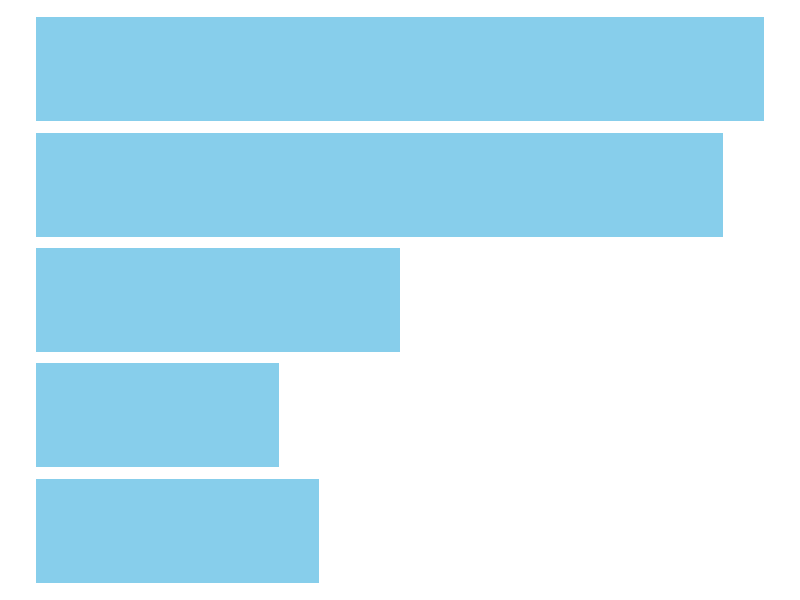
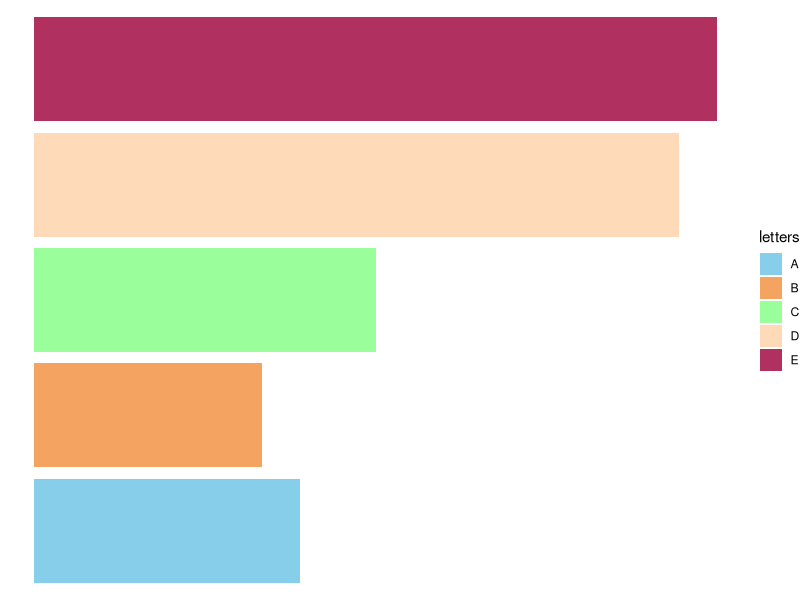
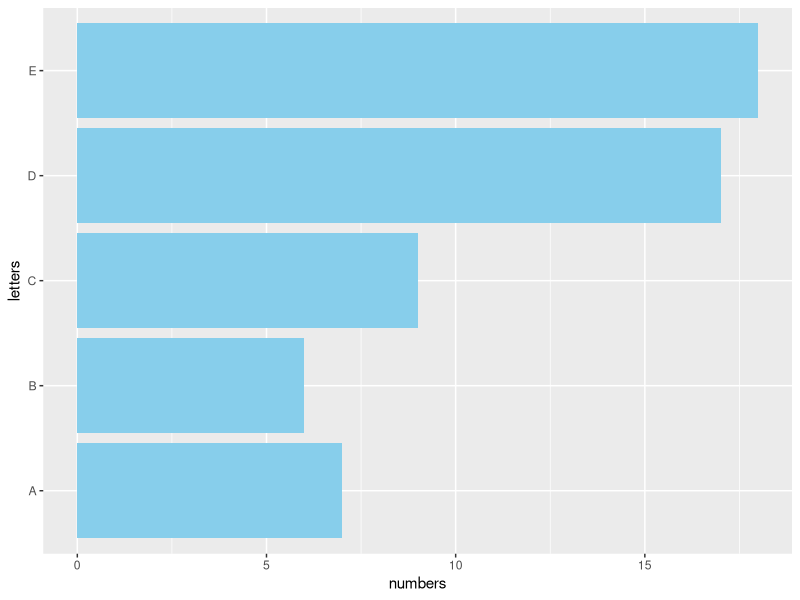
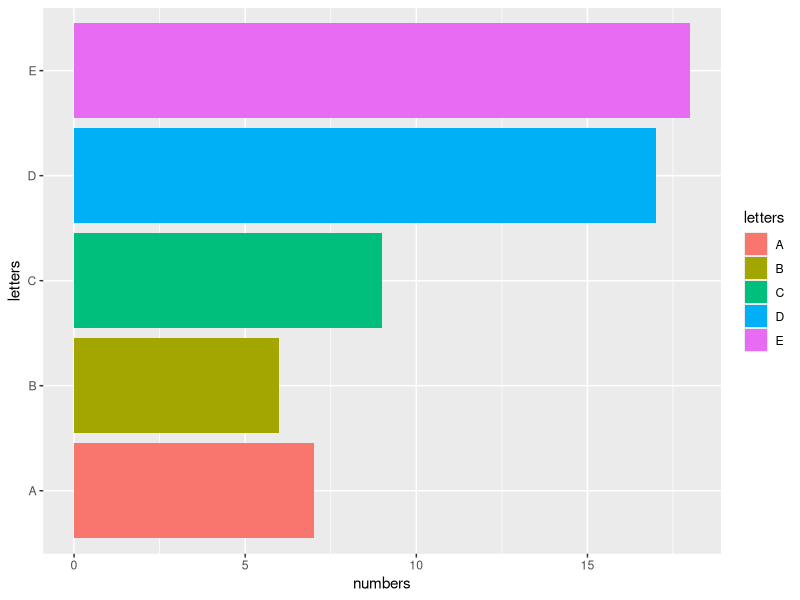
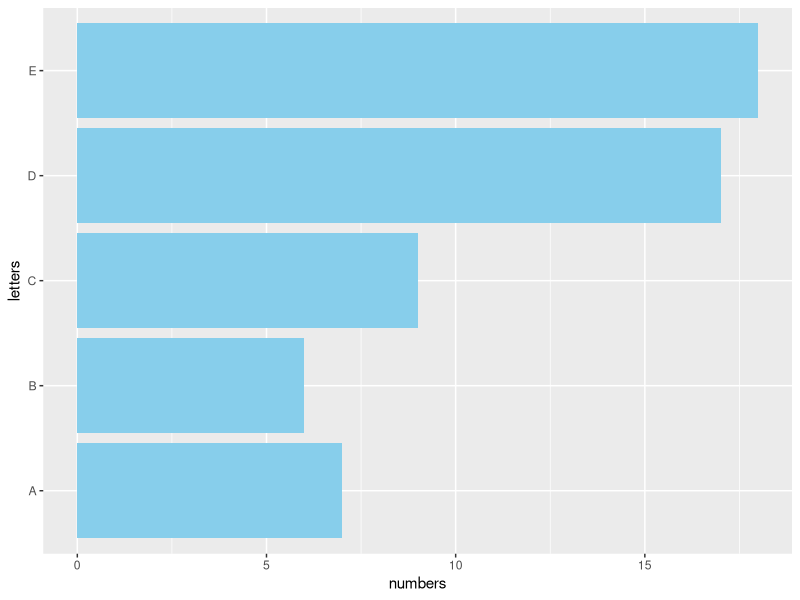
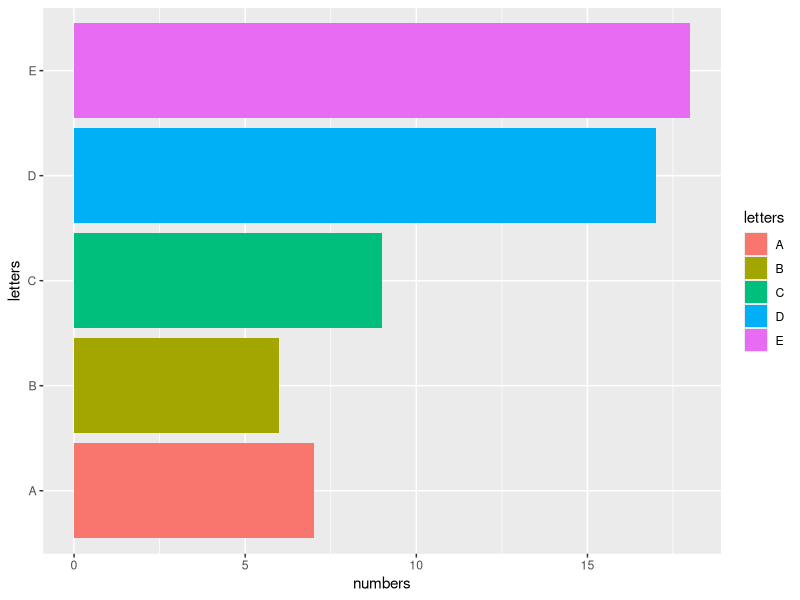
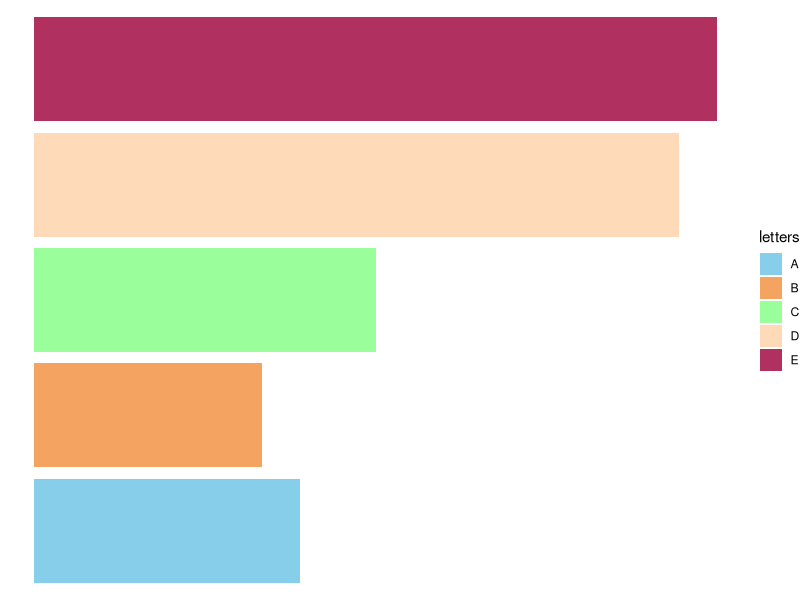

These figures' R source, in order:
## ---- chunk 1
knitr::opts_chunk$set(
	message = FALSE,
	warning = FALSE
)
# options(htmltools.preserve.raw = FALSE)
here::set_here()
library(tidyverse)
## ---- chunk 2
library(tidyverse)
set.seed(1983)
example_data <- data.frame(letters=LETTERS[1:5], numbers=sample(5:20, 5))
## ---- chunk 3
example_data %>%
  ggplot(aes(x=numbers, y=letters))+
  geom_col(fill="skyblue")+
  theme_void()
## ---- chunk 4
example_data %>%
  ggplot(aes(x=numbers, y=letters, fill=letters))+
  geom_col()+
  scale_fill_manual(values=c("A" = "skyblue",
                             "B" = "sandybrown",
                             "C" = "palegreen1",
                             "D" = "peachpuff1",
                             "E" = "maroon"))+
  theme_void()
## ---- chunk 5
example_data %>%
  ggplot(aes(x=numbers, y=letters))+
  geom_col(fill="skyblue")
## ---- chunk 6
example_data %>%
  ggplot(aes(x=numbers, y=letters, fill=letters))+
  geom_col()
## ---- chunk 7
example_data %>%
  ggplot(aes(x=numbers, y=letters))+
  geom_col(fill="skyblue")
## ---- chunk 8
example_data %>%
  ggplot(aes(x=numbers, y=letters, fill=letters))+
  geom_col()
## ---- chunk 9
example_data %>%
  ggplot(aes(x=numbers, y=letters, fill=letters))+
  geom_col()+
  scale_fill_manual(values=c("A" = "skyblue",
                             "B" = "sandybrown",
                             "C" = "palegreen1",
                             "D" = "peachpuff1",
                             "E" = "maroon"))+
  theme_void()
